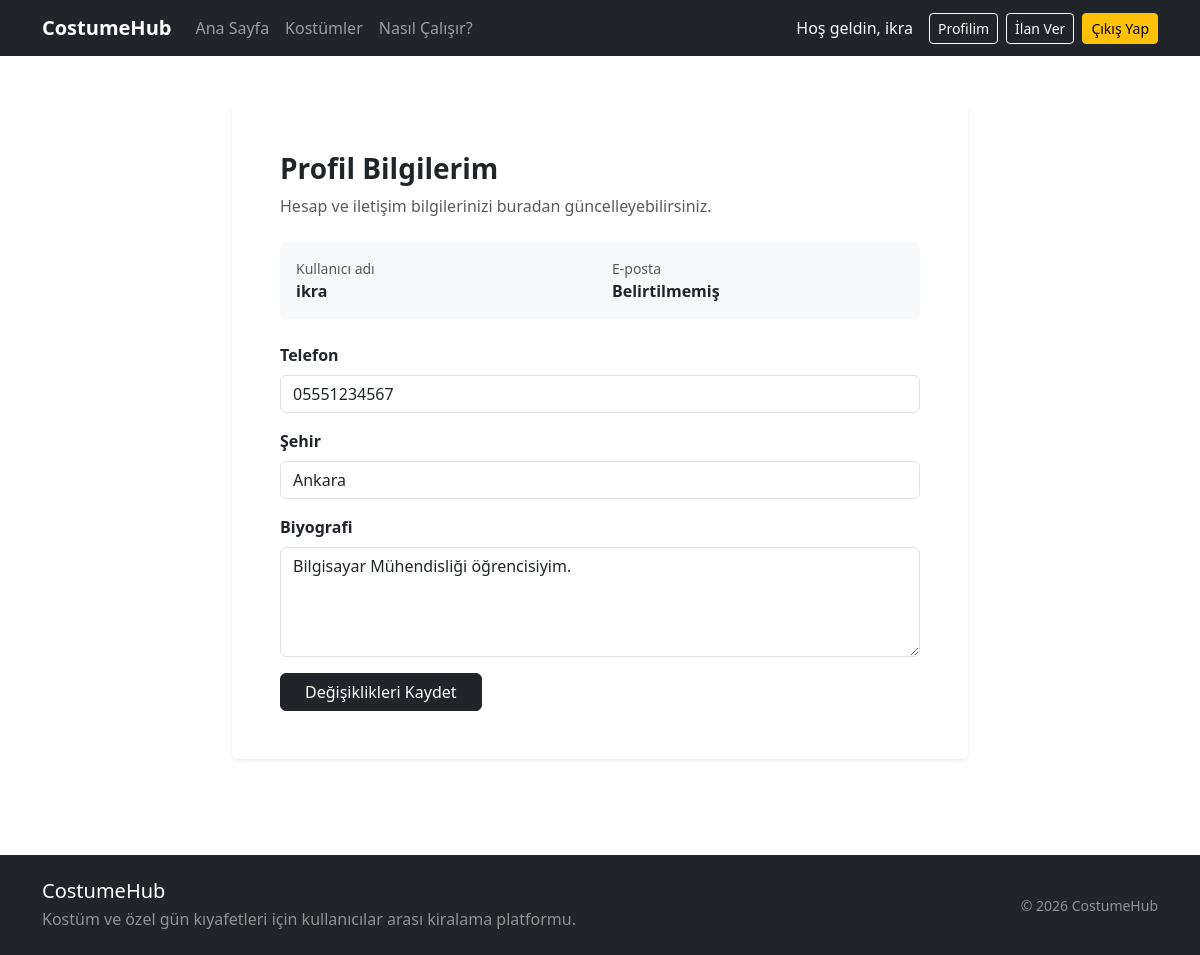
Page /hesap/profil/ (signed in) on the committed database.
### accounts/models.py (models this page shows, shortened)
class Profil(models.Model):
    kullanici = models.OneToOneField(
        User,
        on_delete=models.CASCADE,
        related_name="profil",
    )
    telefon = models.CharField(
        max_length=15,
        blank=True,
        verbose_name="Telefon",
    )
    sehir = models.CharField(
        max_length=50,
        blank=True,
        verbose_name="Şehir",
    )
    biyografi = models.TextField(
        max_length=500,
        blank=True,
        verbose_name="Biyografi",
    )
    olusturulma_tarihi = models.DateTimeField(
        auto_now_add=True,
    )
    guncellenme_tarihi = models.DateTimeField(
        auto_now=True,
    )
    class Meta:
        verbose_name = "Profil"
        verbose_name_plural = "Profiller"

### accounts/views.py (the view)
# urls.py: path("profil/", views.profil, name="profil"),
@login_required
def profil(request):
    profil_nesnesi = request.user.profil
    if request.method == "POST":
        form = ProfilFormu(
            request.POST,
            instance=profil_nesnesi,
        )
        if form.is_valid():
            form.save()
            messages.success(
                request,
                "Profil bilgileriniz başarıyla güncellendi.",
            )
            return redirect("accounts:profil")
    else:
        form = ProfilFormu(instance=profil_nesnesi)
    return render(
        request,
        "accounts/profil.html",
        {
            "profil": profil_nesnesi,
            "form": form,
        },
    )

### accounts/forms.py
class ProfilFormu(forms.ModelForm):
    class Meta:
        model = Profil
        fields = ["telefon", "sehir", "biyografi"]
        labels = {
            "telefon": "Telefon",
            "sehir": "Şehir",
            "biyografi": "Biyografi",
        }
        widgets = {
            "telefon": forms.TextInput(
                attrs={
                    "class": "form-control",
                    "placeholder": "Telefon numaranızı girin",
                }
            ),
            "sehir": forms.TextInput(
                attrs={
                    "class": "form-control",
                    "placeholder": "Şehrinizi girin",
                }
            ),
            "biyografi": forms.Textarea(
                attrs={
                    "class": "form-control",
                    "placeholder": "Kendinizden kısaca bahsedin",
                    "rows": 4,
                }
            ),
        }

### templates/accounts/profil.html (shortened to what this page needs)
{% extends "base.html" %}
{% block content %}
<div class="container py-5">
    <div class="row justify-content-center">
        <div class="col-lg-8">
            <div class="card border-0 shadow-sm">
                <div class="card-body p-4 p-md-5">
                    <div class="mb-4">
                        <h1 class="h3 fw-bold mb-2">
                            Profil Bilgilerim
                        </h1>
                        <p class="text-muted mb-0">
                            Hesap ve iletişim bilgilerinizi buradan güncelleyebilirsiniz.
                        </p>
                    </div>
                    <div class="mb-4 p-3 bg-light rounded">
                        <div class="row gy-3">
                            <div class="col-md-6">
                                <span class="text-muted small d-block">
                                    Kullanıcı adı
                                </span>
                                <strong>
                                    {{ request.user.username }}
                                </strong>
                            </div>
                            <div class="col-md-6">
                                <span class="text-muted small d-block">
                                    E-posta
                                </span>
                                <strong>
                                    {{ request.user.email|default:"Belirtilmemiş" }}
                                </strong>
                            </div>
                        </div>
                    </div>
                    <form method="POST" novalidate>
                        {% for alan in form %}
                            <div class="mb-3">
                                <label
                                    for="{{ alan.id_for_label }}"
                                    class="form-label fw-semibold"
                                >
                                    {{ alan.label }}
                                </label>
                                {{ alan }}
                            </div>
                        {% endfor %}
                        <button
                            type="submit"
                            class="btn btn-dark px-4"
                        >
                            Değişiklikleri Kaydet
                        </button>
                    </form>
                </div>
            </div>
        </div>
    </div>
</div>
{% endblock %}

### templates/base.html (shortened to what this page needs)
{% load static %}
<!DOCTYPE html>
<html lang="tr">
<head>
    <link
        href="https://cdn.jsdelivr.net/npm/bootstrap@5.3.3/dist/css/bootstrap.min.css"
        rel="stylesheet"
    >
    <link
        rel="stylesheet"
        href="{% static 'css/style.css' %}"
    >
</head>
<body>
    {% include "partials/navbar.html" %}
    <main>
        {% block content %}
        {% endblock %}
    </main>
    {% include "partials/footer.html" %}
</body>
</html>

### templates/partials/navbar.html (shortened to what this page needs)
<nav class="navbar navbar-expand-lg navbar-dark bg-dark">
    <div class="container">
        <a class="navbar-brand fw-bold" href="{% url 'products:home' %}">
            CostumeHub
        </a>
        <div class="collapse navbar-collapse" id="anaMenu">
            <ul class="navbar-nav me-auto mb-2 mb-lg-0">
                <li class="nav-item">
                    <a
                        class="nav-link"
                        href="{% url 'products:home' %}"
                    >
                        Ana Sayfa
                    </a>
                </li>
                <li class="nav-item">
                    <a class="nav-link" href="#">
                        Kostümler
                    </a>
                </li>
                <li class="nav-item">
                    <a class="nav-link" href="#">
                        Nasıl Çalışır?
                    </a>
                </li>
            </ul>
            <div class="d-flex align-items-center gap-2">
                {% if user.is_authenticated %}
                    <span class="navbar-text text-light me-2">
                        Hoş geldin, {{ user.username }}
                    </span>
                    <a
    href="{% url 'accounts:profil' %}"
    class="btn btn-outline-light btn-sm"
>
    Profilim
</a>
                    <a
                        href="#"
                        class="btn btn-outline-light btn-sm"
                    >
                        İlan Ver
                    </a>
                    <form
                        method="POST"
                        action="{% url 'accounts:cikis' %}"
                        class="d-inline"
                    >
                        <button
                            type="submit"
                            class="btn btn-warning btn-sm"
                        >
                            Çıkış Yap
                        </button>
                    </form>
                {% endif %}
            </div>
        </div>
    </div>
</nav>

### templates/partials/footer.html
<footer class="bg-dark text-white mt-5 py-4">
    <div class="container">
        <div class="row align-items-center">
            <div class="col-md-6">
                <h5 class="mb-1">CostumeHub</h5>
                <p class="mb-0 text-white-50">
                    Kostüm ve özel gün kıyafetleri için
                    kullanıcılar arası kiralama platformu.
                </p>
            </div>
            <div class="col-md-6 text-md-end mt-3 mt-md-0">
                <small class="text-white-50">
                    © 2026 CostumeHub
                </small>
            </div>
        </div>
    </div>
</footer>

### static/css/style.css (style rules this page uses)
body { background-color: #ffffff; color: #212529; }
.card { transition: transform 0.2s ease, box-shadow 0.2s ease; }

### rows in the picture
Profil: form "05551234567" "Ankara" "Bilgisayar Mühendisliği öğrencisiyim."

### other values in the picture
{{ user.username }} "ikra"
{{ request.user.username }} "ikra"
{{ request.user.email|default:"Belirtilmemiş" }} "Belirtilmemiş"
{{ alan.label }} "Telefon" "Şehir" "Biyografi"
